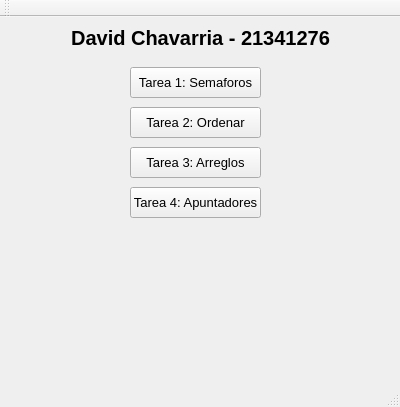
<?xml version="1.0" encoding="UTF-8"?>
<ui version="4.0">
 <class>MainWindow</class>
 <widget class="QMainWindow" name="MainWindow">
  <property name="geometry">
   <rect>
    <x>0</x>
    <y>0</y>
    <width>400</width>
    <height>407</height>
   </rect>
  </property>
  <property name="font">
   <font>
    <pointsize>11</pointsize>
    <weight>50</weight>
    <bold>false</bold>
   </font>
  </property>
  <property name="mouseTracking">
   <bool>false</bool>
  </property>
  <property name="windowTitle">
   <string>MainWindow</string>
  </property>
  <widget class="QWidget" name="centralWidget">
   <widget class="QPushButton" name="pushButton">
    <property name="geometry">
     <rect>
      <x>130</x>
      <y>50</y>
      <width>131</width>
      <height>31</height>
     </rect>
    </property>
    <property name="font">
     <font>
      <pointsize>10</pointsize>
     </font>
    </property>
    <property name="text">
     <string>Tarea 1: Semaforos</string>
    </property>
   </widget>
   <widget class="QLabel" name="label">
    <property name="geometry">
     <rect>
      <x>0</x>
      <y>0</y>
      <width>401</width>
      <height>41</height>
     </rect>
    </property>
    <property name="font">
     <font>
      <pointsize>15</pointsize>
      <weight>75</weight>
      <bold>true</bold>
     </font>
    </property>
    <property name="layoutDirection">
     <enum>Qt::RightToLeft</enum>
    </property>
    <property name="text">
     <string>David Chavarria - 21341276</string>
    </property>
    <property name="alignment">
     <set>Qt::AlignCenter</set>
    </property>
   </widget>
   <widget class="QPushButton" name="botonOrdenar">
    <property name="geometry">
     <rect>
      <x>130</x>
      <y>90</y>
      <width>131</width>
      <height>31</height>
     </rect>
    </property>
    <property name="font">
     <font>
      <pointsize>10</pointsize>
     </font>
    </property>
    <property name="text">
     <string>Tarea 2: Ordenar</string>
    </property>
   </widget>
   <widget class="QPushButton" name="botonArray">
    <property name="geometry">
     <rect>
      <x>130</x>
      <y>130</y>
      <width>131</width>
      <height>31</height>
     </rect>
    </property>
    <property name="font">
     <font>
      <pointsize>10</pointsize>
     </font>
    </property>
    <property name="text">
     <string>Tarea 3: Arreglos</string>
    </property>
   </widget>
   <widget class="QPushButton" name="botonApuntador">
    <property name="geometry">
     <rect>
      <x>130</x>
      <y>170</y>
      <width>131</width>
      <height>31</height>
     </rect>
    </property>
    <property name="font">
     <font>
      <pointsize>10</pointsize>
     </font>
    </property>
    <property name="text">
     <string>Tarea 4: Apuntadores</string>
    </property>
   </widget>
  </widget>
  <widget class="QMenuBar" name="menuBar">
   <property name="geometry">
    <rect>
     <x>0</x>
     <y>0</y>
     <width>400</width>
     <height>18</height>
    </rect>
   </property>
  </widget>
  <widget class="QToolBar" name="mainToolBar">
   <attribute name="toolBarArea">
    <enum>TopToolBarArea</enum>
   </attribute>
   <attribute name="toolBarBreak">
    <bool>false</bool>
   </attribute>
  </widget>
  <widget class="QStatusBar" name="statusBar"/>
 </widget>
 <layoutdefault spacing="6" margin="11"/>
 <resources/>
 <connections/>
</ui>
